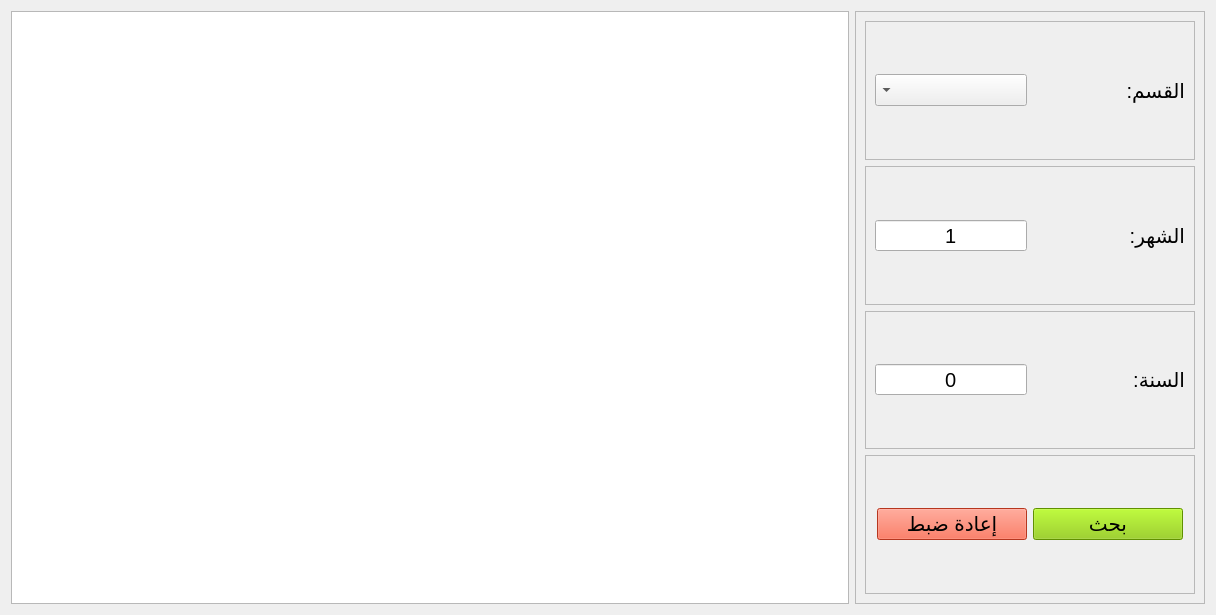
<?xml version="1.0" encoding="UTF-8"?>
<ui version="4.0">
 <class>Form</class>
 <widget class="QWidget" name="Form">
  <property name="geometry">
   <rect>
    <x>0</x>
    <y>0</y>
    <width>1216</width>
    <height>615</height>
   </rect>
  </property>
  <property name="windowTitle">
   <string>Form</string>
  </property>
  <layout class="QHBoxLayout" name="horizontalLayout">
   <item>
    <widget class="QListWidget" name="tbl">
     <property name="font">
      <font>
       <pointsize>25</pointsize>
      </font>
     </property>
     <property name="layoutDirection">
      <enum>Qt::LayoutDirection::RightToLeft</enum>
     </property>
     <property name="alternatingRowColors">
      <bool>true</bool>
     </property>
     <property name="verticalScrollMode">
      <enum>QAbstractItemView::ScrollMode::ScrollPerPixel</enum>
     </property>
     <property name="horizontalScrollMode">
      <enum>QAbstractItemView::ScrollMode::ScrollPerPixel</enum>
     </property>
    </widget>
   </item>
   <item>
    <widget class="QFrame" name="frame_35">
     <property name="maximumSize">
      <size>
       <width>350</width>
       <height>16777215</height>
      </size>
     </property>
     <property name="frameShape">
      <enum>QFrame::Shape::StyledPanel</enum>
     </property>
     <property name="frameShadow">
      <enum>QFrame::Shadow::Raised</enum>
     </property>
     <layout class="QVBoxLayout" name="verticalLayout_6">
      <item>
       <widget class="QFrame" name="frame_37">
        <property name="frameShape">
         <enum>QFrame::Shape::StyledPanel</enum>
        </property>
        <property name="frameShadow">
         <enum>QFrame::Shadow::Raised</enum>
        </property>
        <layout class="QHBoxLayout" name="horizontalLayout_27">
         <item>
          <widget class="QComboBox" name="classroom">
           <property name="font">
            <font>
             <pointsize>15</pointsize>
            </font>
           </property>
           <property name="layoutDirection">
            <enum>Qt::LayoutDirection::RightToLeft</enum>
           </property>
           <property name="editable">
            <bool>false</bool>
           </property>
          </widget>
         </item>
         <item>
          <widget class="QLabel" name="label_21">
           <property name="font">
            <font>
             <pointsize>15</pointsize>
            </font>
           </property>
           <property name="layoutDirection">
            <enum>Qt::LayoutDirection::RightToLeft</enum>
           </property>
           <property name="text">
            <string>القسم:</string>
           </property>
           <property name="alignment">
            <set>Qt::AlignmentFlag::AlignLeading|Qt::AlignmentFlag::AlignLeft|Qt::AlignmentFlag::AlignVCenter</set>
           </property>
          </widget>
         </item>
        </layout>
       </widget>
      </item>
      <item>
       <widget class="QFrame" name="frame_38">
        <property name="frameShape">
         <enum>QFrame::Shape::StyledPanel</enum>
        </property>
        <property name="frameShadow">
         <enum>QFrame::Shadow::Raised</enum>
        </property>
        <layout class="QHBoxLayout" name="horizontalLayout_2">
         <item>
          <widget class="QSpinBox" name="month">
           <property name="minimumSize">
            <size>
             <width>0</width>
             <height>30</height>
            </size>
           </property>
           <property name="font">
            <font>
             <pointsize>15</pointsize>
            </font>
           </property>
           <property name="layoutDirection">
            <enum>Qt::LayoutDirection::RightToLeft</enum>
           </property>
           <property name="alignment">
            <set>Qt::AlignmentFlag::AlignCenter</set>
           </property>
           <property name="buttonSymbols">
            <enum>QAbstractSpinBox::ButtonSymbols::NoButtons</enum>
           </property>
           <property name="minimum">
            <number>1</number>
           </property>
           <property name="maximum">
            <number>12</number>
           </property>
          </widget>
         </item>
         <item>
          <widget class="QLabel" name="label_22">
           <property name="font">
            <font>
             <pointsize>15</pointsize>
            </font>
           </property>
           <property name="layoutDirection">
            <enum>Qt::LayoutDirection::RightToLeft</enum>
           </property>
           <property name="text">
            <string>الشهر:</string>
           </property>
           <property name="alignment">
            <set>Qt::AlignmentFlag::AlignLeading|Qt::AlignmentFlag::AlignLeft|Qt::AlignmentFlag::AlignVCenter</set>
           </property>
          </widget>
         </item>
        </layout>
       </widget>
      </item>
      <item>
       <widget class="QFrame" name="frame_39">
        <property name="frameShape">
         <enum>QFrame::Shape::StyledPanel</enum>
        </property>
        <property name="frameShadow">
         <enum>QFrame::Shadow::Raised</enum>
        </property>
        <layout class="QHBoxLayout" name="horizontalLayout_3">
         <item>
          <widget class="QSpinBox" name="year">
           <property name="minimumSize">
            <size>
             <width>0</width>
             <height>30</height>
            </size>
           </property>
           <property name="font">
            <font>
             <pointsize>15</pointsize>
            </font>
           </property>
           <property name="layoutDirection">
            <enum>Qt::LayoutDirection::RightToLeft</enum>
           </property>
           <property name="alignment">
            <set>Qt::AlignmentFlag::AlignCenter</set>
           </property>
           <property name="buttonSymbols">
            <enum>QAbstractSpinBox::ButtonSymbols::NoButtons</enum>
           </property>
           <property name="maximum">
            <number>222222222</number>
           </property>
          </widget>
         </item>
         <item>
          <widget class="QLabel" name="label_23">
           <property name="font">
            <font>
             <pointsize>15</pointsize>
            </font>
           </property>
           <property name="layoutDirection">
            <enum>Qt::LayoutDirection::RightToLeft</enum>
           </property>
           <property name="text">
            <string>السنة:</string>
           </property>
           <property name="alignment">
            <set>Qt::AlignmentFlag::AlignLeading|Qt::AlignmentFlag::AlignLeft|Qt::AlignmentFlag::AlignVCenter</set>
           </property>
          </widget>
         </item>
        </layout>
       </widget>
      </item>
      <item>
       <widget class="QFrame" name="frame_40">
        <property name="frameShape">
         <enum>QFrame::Shape::StyledPanel</enum>
        </property>
        <property name="frameShadow">
         <enum>QFrame::Shadow::Raised</enum>
        </property>
        <layout class="QHBoxLayout" name="horizontalLayout_30">
         <item>
          <spacer name="horizontalSpacer_27">
           <property name="orientation">
            <enum>Qt::Orientation::Horizontal</enum>
           </property>
           <property name="sizeHint" stdset="0">
            <size>
             <width>318</width>
             <height>20</height>
            </size>
           </property>
          </spacer>
         </item>
         <item>
          <widget class="QPushButton" name="reset_btn">
           <property name="minimumSize">
            <size>
             <width>150</width>
             <height>30</height>
            </size>
           </property>
           <property name="font">
            <font>
             <pointsize>15</pointsize>
            </font>
           </property>
           <property name="styleSheet">
            <string notr="true">background-color: rgb(255, 75, 43);</string>
           </property>
           <property name="text">
            <string>إعادة ضبط</string>
           </property>
           <property name="shortcut">
            <string>Esc</string>
           </property>
          </widget>
         </item>
         <item>
          <widget class="QPushButton" name="search_btn">
           <property name="minimumSize">
            <size>
             <width>150</width>
             <height>30</height>
            </size>
           </property>
           <property name="font">
            <font>
             <pointsize>15</pointsize>
            </font>
           </property>
           <property name="styleSheet">
            <string notr="true">background-color: rgb(135, 202, 0);
</string>
           </property>
           <property name="text">
            <string>بحث</string>
           </property>
           <property name="shortcut">
            <string>Return</string>
           </property>
          </widget>
         </item>
         <item>
          <spacer name="horizontalSpacer_28">
           <property name="orientation">
            <enum>Qt::Orientation::Horizontal</enum>
           </property>
           <property name="sizeHint" stdset="0">
            <size>
             <width>317</width>
             <height>20</height>
            </size>
           </property>
          </spacer>
         </item>
        </layout>
       </widget>
      </item>
     </layout>
    </widget>
   </item>
  </layout>
 </widget>
 <resources/>
 <connections/>
</ui>
